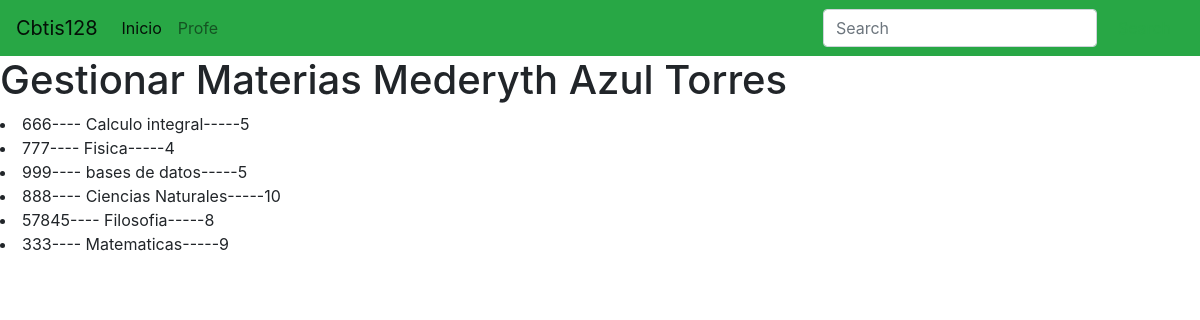
The page / on the database its author committed.
### materia_app/models.py (models this page shows, shortened)
class Materia(models.Model):
    codigo=models.CharField(primary_key=True, max_length=6)
    nombre=models.CharField(max_length=100)
    creditos=models.PositiveSmallIntegerField()

### materia_app/views.py (the view)
# urls.py: path('', views.inicio_vista, name="views.inicio_vista")
def inicio_vista(request):
    ListadoMaterias=Materia.objects.all()
    return render(request,"gestionarMateria.html", {"lasmaterias":ListadoMaterias})

### materia_app/templates/gestionarMateria.html (shortened to what this page needs)
{% extends "base.html" %}
{% block cuerpo %}
    <h1> Gestionar Materias Mederyth Azul Torres </h1>
    {% for m in lasmaterias %}
    <li> {{m.codigo}}---- {{m.nombre}}-----{{m.creditos}}</li>
    {% endfor %}
{% endblock  %}

### materia_app/templates/base.html (shortened to what this page needs)
<!DOCTYPE html>
<html lang="en">
    <head>
        <link rel="stylesheet" href="https://cdn.jsdelivr.net/npm/bootstrap@4.3.1/dist/css/bootstrap.min.css">
    </head>
    <body>
    <nav class="navbar navbar-expand-lg navbar-light bg-success">
        <a class="navbar-brand" href="#">Cbtis128</a>
        <div class="collapse navbar-collapse" id="navbarSupportedContent">
        <ul class="navbar-nav mr-auto">
            <li class="nav-item active">
                <a class="nav-link" href="#"> Inicio <span class="sr-only">(current)</span></a>
            </li>
            <li class="nav-item">
                <a class="nav-link" href="#"> Profe </a>
            </li>
        </ul>
        <form class="form-inline my-2 my-lg-0">
            <input class="form-control mr-sm-2" type="search" placeholder="Search" aria-label="Search">
            <button class="btn btn-outline-success my-2 my-sm-0" type="submit">Search</button>
        </form>
        </div>
    </nav>
        {% block cuerpo %}{% endblock %}
    </body>
</html>

### rows shown on the page
Materia: codigo "666", nombre "Calculo integral", creditos "5"
Materia: codigo "777", nombre "Fisica", creditos "4"
Materia: codigo "999", nombre "bases de datos", creditos "5"
Materia: codigo "888", nombre "Ciencias Naturales", creditos "10"
Materia: codigo "57845", nombre "Filosofia", creditos "8"
Materia: codigo "333", nombre "Matematicas", creditos "9"
